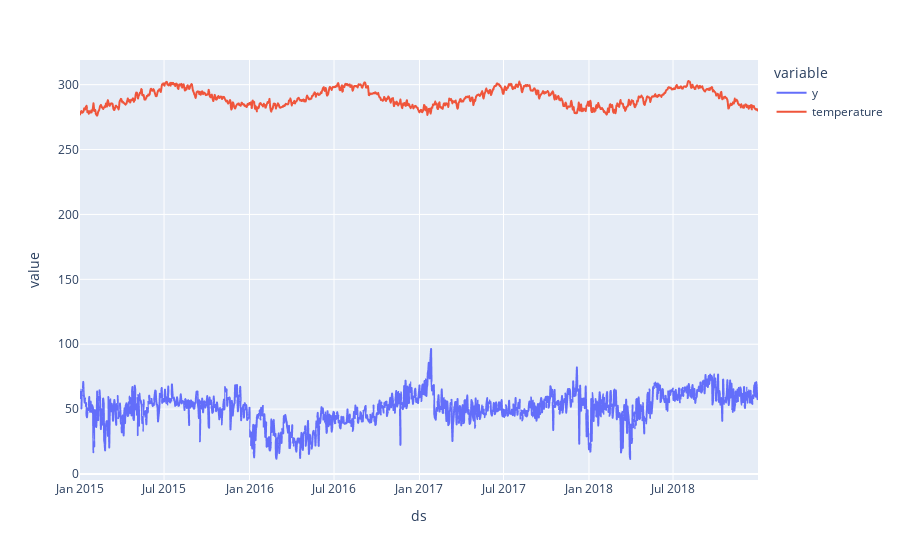

Notebook cell for this chart:
### Code cell
df.plot(backend="plotly", x="ds", y=["y", "temperature"])

### Figure 1 — Plotly figure (JSON) as saved in the notebook; plotly's stock layout.template omitted (floating-point values rounded to 4 significant figures; data arrays with more than 128 entries replaced by an {"elided": "..."} marker saying what was removed)
{"data": [{"hovertemplate": "variable=y<br>ds=%{x}<br>value=%{y}<extra></extra>", "legendgroup": "y", "line": {"color": "#636efa", "dash": "solid"}, "marker": {"symbol": "circle"}, "mode": "lines", "name": "y", "showlegend": true, "type": "scattergl", "x": {"elided": "1461 str values"}, "xaxis": "x", "y": {"elided": "1461 float values"}, "yaxis": "y"}, {"hovertemplate": "variable=temperature<br>ds=%{x}<br>value=%{y}<extra></extra>", "legendgroup": "temperature", "line": {"color": "#EF553B", "dash": "solid"}, "marker": {"symbol": "circle"}, "mode": "lines", "name": "temperature", "showlegend": true, "type": "scattergl", "x": {"elided": "1461 str values"}, "xaxis": "x", "y": {"elided": "1461 float values"}, "yaxis": "y"}], "layout": {"legend": {"title": {"text": "variable"}, "tracegroupgap": 0}, "margin": {"t": 60}, "xaxis": {"anchor": "y", "domain": [0, 1], "title": {"text": "ds"}}, "yaxis": {"anchor": "x", "domain": [0, 1], "title": {"text": "value"}}}}
